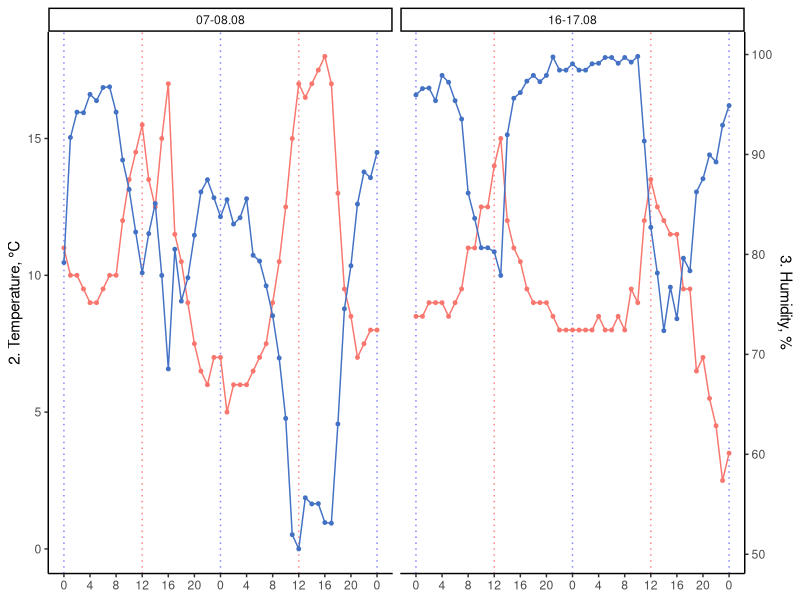
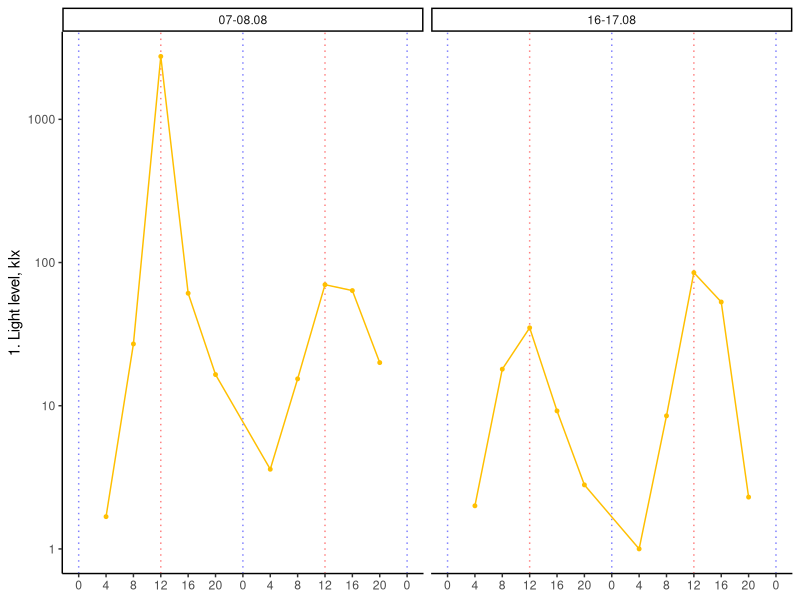
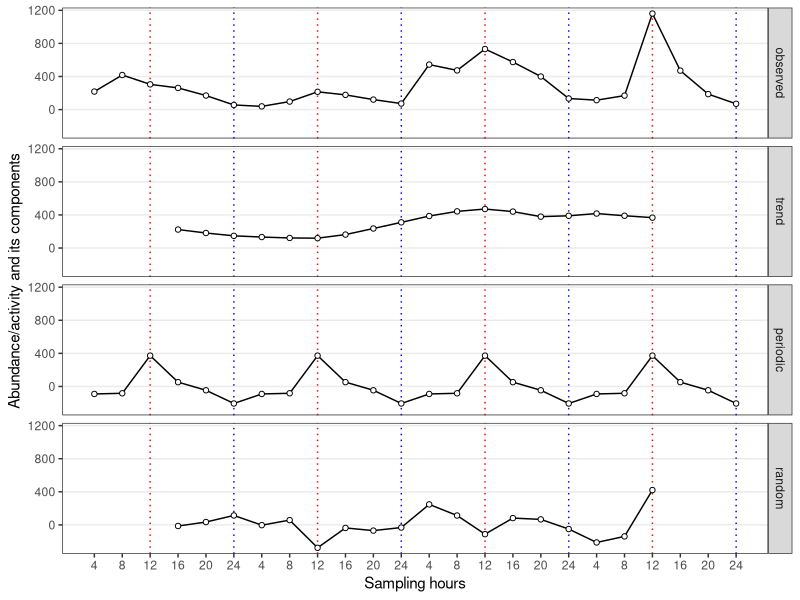
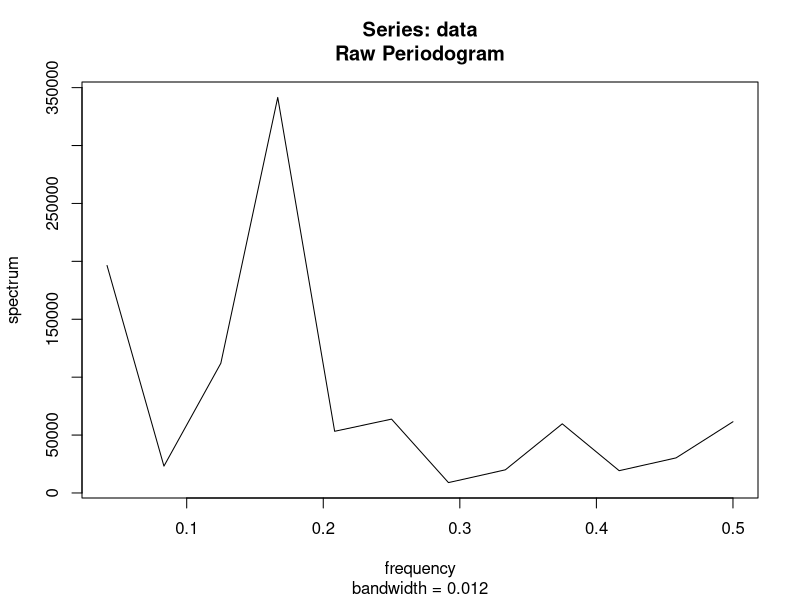
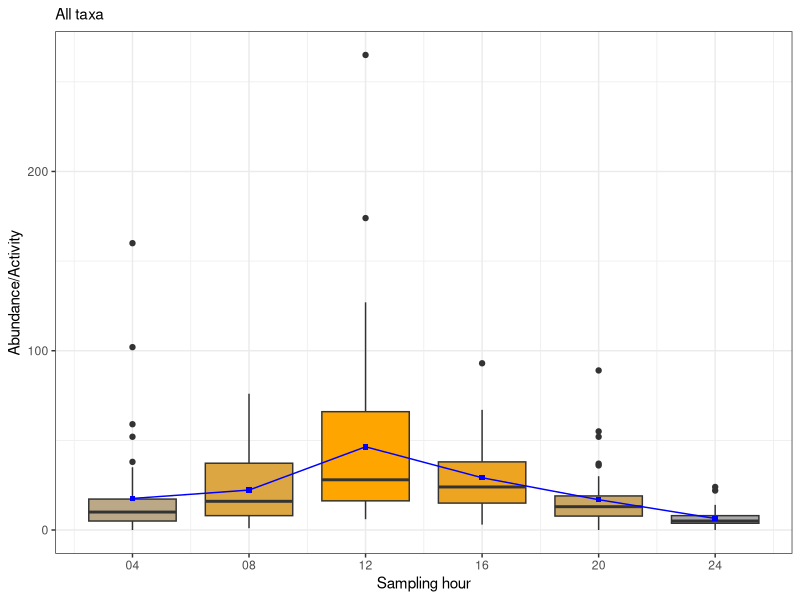
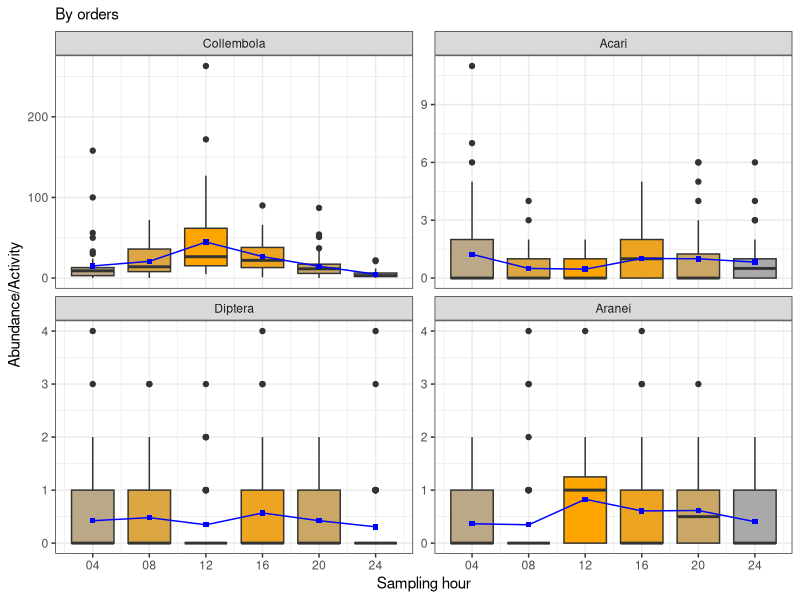
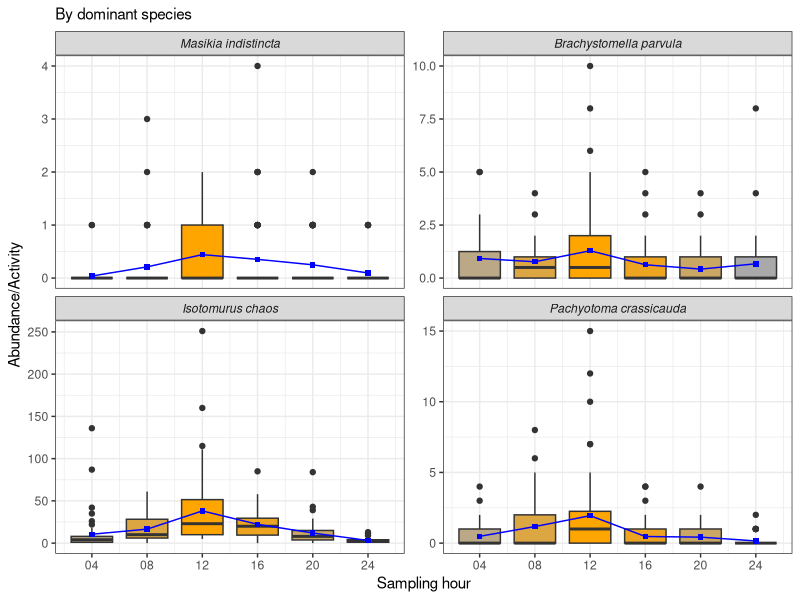
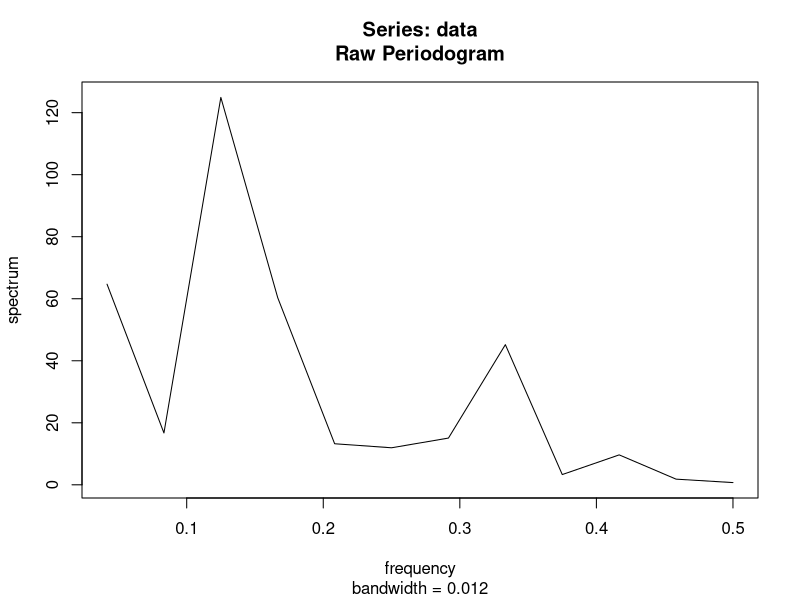

Write the R code that produced these figures, in order.
library(tidyverse)
theme_set(theme_bw() + theme(legend.position = "bottom"))

# custom functions --------------------------------------------------------
per2 <- function(data, periodicity_freq){
	data <- as.numeric(data)
	# Compute the power spectral density
	psd <- spec.pgram(data, log = "no", detrend = FALSE)

	# Compute the spectral density ratio (SDR)
	denom_freq_range <- c(periodicity_freq*0.9, periodicity_freq*1.1)
	
	denom_power <- mean(psd$spec[psd$freq >= denom_freq_range[1] | psd$freq <= denom_freq_range[2]])
	num_power <- psd$spec[abs(psd$freq - periodicity_freq) == min(abs(psd$freq - periodicity_freq))]
	sdr <- num_power/denom_power

	# Perform an F-test to test the significance of the SDR
	num_df <- 1
	denom_df <- psd$df
	num_mean <- num_power
	denom_mean <- denom_power
	f_stat <- (num_mean/denom_mean)/((num_df/num_mean)+(denom_df/denom_mean))
	p_val <- pf(f_stat, num_df, denom_df, lower.tail = FALSE)
	
	# Results
	list(x = data, total = sum(data), SDR = sdr, 
		F.statistic = f_stat, psd_df = psd$df, p.value = p_val)
}

decompress <- function(a){
    # Export decomposed time series as tibble columns
	var.name <- deparse(substitute(a))
	a |> 
		ts(frequency = 6) |> 
		decompose() |> 
		_[1:4] |> 
		as_tibble() |> 
		rename_with(~paste0(var.name, "_", .x))
}

# data load ---------------------------------------------------------------
loggers_raw <- readxl::read_excel("Data_28.04.2023.xlsx", 
		sheet = "logger_data", skip = 1)
loggers <- loggers_raw |>
	mutate(D = as.numeric(substr(D, 1, 2)), 
		  H = (floor(H/4)+1)*4) |>
	group_by(D, H) |>
	summarise_all(mean) |>
	ungroup() |>
	filter(D != 9, D != 18)

factors <- readxl::read_excel("Data_28.04.2023.xlsx", 
		sheet = "factors", range = "A2:E26") |>
	mutate(D = substr(str_squish(D), 1, 2), 
		  D = as.numeric(D), 
		  log_lux = log10(lux), .after = 2)
factors <- left_join(factors, loggers, by = c("D", "H")) 

df <- readxl::read_excel("Data_28.04.2023.xlsx", 
			    sheet = "animals", skip = 3) |>
	mutate_all(as.character) |>
	pivot_longer(names_to = "dt", values_to = "abu", -1:-2) |> 
	separate(dt, sep = "_", into = c("trap_id", "D", "h")) |> 
	separate(h , sep = "\\:", into = "H", extra = "drop") |> 
	mutate_at(c("trap_id", "D", "H", "abu"), as.numeric)

# Environmental variables graph -------------------------------------------
#library(ggh4x) # dendrograms as well
for_pic <- loggers_raw %>% 
    mutate(D = as.numeric(substr(D, 1,2))) %>% 
    left_join(select(factors, D, H, lux), by = c("D", "H")) %>% 
    mutate(H2 = case_when(D == 7 | D == 16 ~ H, 
                          D == 8 | D == 17 ~ H+24, 
                          TRUE ~ H+48), 
           cell1 = case_when(D < 15 ~ "07-08.08", TRUE ~ "16-17.08"),
           .after = H) %>% 
    select(D, H, H2, cell1, 
           `1. Light level, klx` = lux,
           `2. Temperature, °C` = temp_0cm, 
           `3. Humidity, %` = hum_rel
    )

b <- min(for_pic$`3. Humidity, %`)
for_pic <- for_pic %>% 
    mutate(`3. Humidity, %_2` = `3. Humidity, %`-b) 
a <- max(for_pic$`2. Temperature, °C`) / max(for_pic$`3. Humidity, %_2`)
for_pic <- for_pic %>% 
    mutate(`3. Humidity, %_3` = `3. Humidity, %_2`*a)

(p2_down <- for_pic %>% 
    ggplot(aes(x = H2)) + 
        # 
    geom_vline(xintercept = seq(12, 48, by = 24), color = "red", 
               linetype = "dotted", alpha = 0.5) +
    geom_vline(xintercept = seq(0, 48, by = 24), color = "blue", 
               linetype = "dotted", alpha = 0.5) +
        #
    geom_line(aes(y = `2. Temperature, °C`), color = "#F8766D") + 
    geom_point(aes(y = `2. Temperature, °C`), color = "#F8766D", size = 1) +
    geom_line(aes(y = `3. Humidity, %_3`), color = "#4371C4") +
    geom_point(aes(y = `3. Humidity, %_3`), color = "#4371C4", size = 1) +
    scale_y_continuous(
        sec.axis = sec_axis(trans=~./a+b, name="3. Humidity, %")) +
    facet_wrap(~cell1) + 
        #
    theme_classic() +
    theme(panel.grid.minor = element_blank(), 
          panel.grid.major = element_blank()) + 
    scale_x_continuous(breaks = seq(0, 48, by = 4), 
                       labels = c(rep(seq(0, 20, by = 4), 2), 0)) + 
        #
    labs(x = NULL))
ggsave("Fig.2 Environmental variables, down section_raw.pdf", 
       plot = p2_down, width = 7.305, height = 2.5)
(p2_top <- for_pic %>% 
    filter(`1. Light level, klx` > 0) %>% 
    ggplot(aes(H2, `1. Light level, klx`)) + 
    geom_vline(xintercept = seq(12, 48, by = 24), color = "red", 
                   linetype = "dotted", alpha = 0.5) +
    geom_vline(xintercept = seq(0, 48, by = 24), color = "blue", 
                   linetype = "dotted", alpha = 0.5) +
    geom_line(color = "#FFBF00") + 
    geom_point(color = "#FFBF00", size = 1) + 
    facet_wrap(~cell1) + 
    scale_y_log10() +
    theme_classic() +
    theme(panel.grid.minor = element_blank(), 
              panel.grid.major = element_blank()) + 
    scale_x_continuous(breaks = seq(0, 48, by = 4), 
                           labels = c(rep(seq(0, 20, by = 4), 2), 0)) + 
    labs(x = NULL))
ggsave("Fig.2 Environmental variables, top section_raw.pdf", 
       plot = p2_top, width = 7, height = 2.5)

# p2 <- gridExtra::grid.arrange(p2_top, p2_down, ncol = 1)
# ggsave("Fig.2 Environmental variables_raw.pdf", plot = p2, width = 7, height = 4.5)

# H1: is total activity periodic? -------------------------------------------------------
abu <- df %>% 
	filter(taxatype == "general") %>% 
	group_by(D, H) %>% 
	summarise(abu = sum(abu, na.rm = TRUE), .groups = "drop") %>% 
	pull(abu) %>% 
	ts(frequency = 6) %>% 
	decompose()

abu[c("x", "seasonal", "trend", "random")] %>% 
	as.data.frame() %>% 
	rename(observed = x, periodic = seasonal) %>% 
	mutate(dd = rep(1:(nrow(.)/6), each = 6), 
		  hh = rep(1:6, 4),
		  xx = paste0("d", dd, "_t", hh)) %>% 
	rownames_to_column("id") %>% 
	mutate(id = as.numeric(id), hh = as.factor(hh)) %>% 
	pivot_longer(names_to = "component", values_to = "val", -c("id", "xx", "dd", "hh")) %>% 
	mutate(component = factor(component,
						 levels = c("observed","trend", "periodic", "random"))) %>% 
	ggplot(aes(x = id, y = val)) +
	geom_vline(xintercept = (1:4)*6-3, color = "red", linetype = "dotted") +
	geom_vline(xintercept = (1:4)*6, color = "blue", linetype = "dotted") +
	geom_line() + 
	geom_point(shape = 21, fill = "white") +
	facet_grid(rows = vars(component)) + #, scales = "free") + 
	scale_x_continuous(breaks = 1:24, 
		labels = rep(1:6*4, 4)) + 
	theme(axis.text.x = element_text(angle = 0), 
		 panel.grid.minor = element_blank(), 
		 panel.grid.minor.y = element_blank(), 
		 panel.grid.major.x = element_blank()) +
	labs(x = "Sampling hours", y = "Abundance/activity and its components")

ggsave("Fig.3. Total abundance_raw.pdf", width = 7, height = 4)
# Time series of diurnal arthropods activity 
# and its components (trend, periodicity, residuals). 
# Red line marks noon, blue line marks midnights

per2(abu$x, 1/6)

# Signal to noise ratio is  > 4
# Н0 about non-periodicity is rejected with p<0.001 significance level

for_boxplots <- df %>% 
    filter(taxatype == "general") %>% 
    group_by(trap_id, D, H) %>% 
    summarise(abu = sum(abu), .groups = "drop") %>% 
    mutate(taxa = "All_taxa", .before = 1) %>% 
    rbind(select(df, -taxatype)) %>% 
    filter(taxa %in%  c("All_taxa", "Collembola", "Aranei", "Acari", "Diptera", 
        "Masikia indistincta","Brachystomella parvula (Schäffer, 1896)", 
        "Isotomurus chaos Potapov et Babenko, 2011", 
        "Pachyotoma crassicauda (Tullberg, 1871)")) %>% 
    separate(taxa, c("gen", "sp"), " ", extra = "drop") %>%
    mutate(taxa = case_when(is.na(sp) ~ gen, TRUE ~ paste0(gen, " ", sp)),
           taxa = fct_inorder(taxa, ordered = TRUE), 
           H2 = factor(H),
           H,
           .before = 1,
           .keep = "unused")

for_boxplots %>% 
    filter(taxa == "All_taxa") %>% 
    group_by(H) %>% 
    mutate(mean_abu = mean(abu)) %>% 
    ungroup() %>% 
    ggplot() + 
    geom_boxplot(aes(x = H, y = abu, group = H2, fill = H2)) +
    geom_line(aes(x = H, y = mean_abu), color = "blue") + 
    geom_point(aes(x = H, y = mean_abu), shape = 15, color = "blue") +
    theme(legend.position = "none") + 
    labs(x = "Sampling hour", y = "Abundance/Activity", 
         subtitle = "All taxa") +
    scale_x_continuous(breaks = 1:6*4,
                       labels = c("04", "08", "12", "16", "20","24")) +
    scale_fill_manual(values = colorRampPalette(c("darkgrey", "orange"))
                      (6)[c(2, 4, 6, 5, 3, 1)])
ggsave("Fig.4. Part A_raw.pdf", height = 3, width = 3)
# Average activity of terrestrial arthropods at different times of the day 1

for_boxplots %>% 
    filter(taxa %in% c("Collembola", "Aranei", "Acari", "Diptera")) %>% 
    group_by(taxa, H, H2) %>% 
    mutate(mean_abu = mean(abu)) %>% 
    ungroup() %>% 
    ggplot() + 
    geom_boxplot(aes(x = H, y = abu, group = H2, fill = H2)) +
    geom_line(aes(x = H, y = mean_abu), color = "blue") +
    geom_point(aes(x = H, y = mean_abu), shape = 15, color = "blue") +
    theme(legend.position = "none") + 
    labs(x = "Sampling hour", y = "Abundance/Activity", 
         subtitle = "By orders") +
    scale_x_continuous(breaks = 1:6*4,
                      labels = c("04", "08", "12", "16", "20","24")) +
    scale_fill_manual(values = colorRampPalette(c("darkgrey", "orange"))
                      (6)[c(2, 4, 6, 5, 3, 1)]) + 
    facet_wrap(~taxa, scales = "free_y")
ggsave("Fig.4. Part B_raw.pdf", height = 6, width = 6)
# Average activity of terrestrial arthropods at different times of the day 2

for_boxplots %>% 
    filter(taxa %in% c("Masikia indistincta",
                       "Brachystomella parvula", 
                       "Isotomurus chaos",
                       "Pachyotoma crassicauda")) %>% 
    group_by(taxa, H, H2) %>% 
    mutate(mean_abu = mean(abu)) %>% 
    ungroup() %>% 
    ggplot() + 
    geom_boxplot(aes(x = H, y = abu, group = H2, fill = H2)) +
    geom_line(aes(x = H, y = mean_abu), color = "blue") +
    geom_point(aes(x = H, y = mean_abu), shape = 15, color = "blue") +
    theme(legend.position = "none") + 
    labs(x = "Sampling hour", y = "Abundance/Activity", 
         subtitle = "By dominant species") +
    scale_x_continuous(breaks = 1:6*4,
                       labels = c("04", "08", "12", "16", "20","24")) +
    scale_fill_manual(values = colorRampPalette(c("darkgrey", "orange"))
                      (6)[c(2, 4, 6, 5, 3, 1)]) + 
    facet_wrap(~taxa, scales = "free_y") + 
    theme(strip.text = element_text(face = "italic"))
ggsave("Fig.4. Part C_raw.pdf", height = 6, width = 6)
# Average activity of terrestrial arthropods at different times of the day 3

# H#1 by taxa -------------------------------------------------------------
by_taxa <- df %>% 
	filter(taxatype == "general", taxa %in% c("Collembola", "Aranei", "Acari", "Diptera")) %>% 
	split(.$taxa) %>% 
	map(~.x %>% 
		group_by(D, H) %>% 
		summarise(abu = sum(abu, na.rm = TRUE), .groups = "drop") %>% 
		pull(abu) %>% 
		ts(frequency = 6) %>% 
		decompose()
	)
by_taxa %>% 
	transpose %>% 
	pluck("x") %>% 
	lapply(as.numeric) %>% 
	lapply(function(a){
		per2(a, 1/6)
	})

by_taxa %>% 
    lapply(function(a){
		cbind(
		    x = a$x, trend = a$trend, 
			seasonal = a$seasonal, random = a$random) %>% 
		as_tibble %>% 
		mutate_all(function(b){b/max(b, na.rm = TRUE)}) %>% 
		rownames_to_column("id") %>% 
		mutate(id = as.numeric(id))}) %>%  
	map_df(rbind, .id = "taxa") %>% 
	rename(observed = x, periodic = seasonal) %>% 
	pivot_longer(names_to = "component", values_to = "val", -1:-2) %>% 
	mutate(component = factor(component,
		levels = c("observed","trend", "periodic", "random"))) %>% 
	ggplot(aes(x = id, y = val, color = taxa)) +
	geom_vline(xintercept = (1:4)*6-3, color = "red", linetype = "dotted") +
	geom_vline(xintercept = (1:4)*6, color = "blue", linetype = "dotted") +
	geom_line() + 
	geom_point(shape = 21, fill = "white") +
	theme_bw() +
	facet_grid(rows = vars(component), scales = "free") + 
	scale_x_continuous(breaks = 1:24, labels = rep(1:6*4, 4)) + 
	theme(axis.text.x = element_text(angle = 0), 
		 panel.grid.minor = element_blank(), 
		 panel.grid.minor.y = element_blank(), 
		 panel.grid.major.x = element_blank(), 
		 legend.position = "bottom") +
	labs(x = "Sampling hours", y = "Abundance/activity and its components", 
		subtitle = "all variables are normalized to max = 1")
ggsave("Fig.5 Orders_raw.pdf", width = 7, height = 4.5)
# Time series of diurnal arthropods activity (by orders) 
# and its components (trend, periodicity, residuals). 
# Red line marks middays, blue line marks midnights. 
# Note: all raw variables data were normalized to max=1

# H#1 by dominant species  -------------------------------------------------------
dom_sp <- df %>%
	filter(taxa %in% c("Masikia indistincta",
		"Brachystomella parvula (Schäffer, 1896)", 
		#"Isotomurus stuxbergi (Tullberg, 1876)", # check
		#"Erigone psychrophila", # check
		"Isotomurus chaos Potapov et Babenko, 2011",
		"Pachyotoma crassicauda (Tullberg, 1871)")) %>% 
    separate(taxa, c("gen", "sp"), " ", extra = "drop") %>% 
	unite(taxa, gen, sp, sep = " ") %>% 
	split(.$taxa) %>% 
	map(~.x %>% 
	    	group_by(D, H) %>% 
	    	summarise(abu = sum(abu, na.rm = TRUE), .groups = "drop") %>% 
	        pull(abu) %>% 
	    	ts(frequency = 6) %>% 
	    	decompose()
	)
dom_sp %>% 
	transpose %>% 
	pluck("x") %>% 
	lapply(as.numeric) %>% 
	lapply(function(a){
		per2(a, 1/6)
	})

dom_sp %>% 
    lapply(function(a){
        cbind(x = a$x, trend = a$trend, 
              seasonal = a$seasonal, random = a$random) %>% 
            as_tibble %>% 
            mutate(random = random/max(x), 
                   seasonal = seasonal/max(x), 
                   trend = trend/max(x), 
                   x = x/max(x)) %>% 
            rownames_to_column("id") %>% 
            mutate(id = as.numeric(id))}) %>% 
    map_df(rbind, .id = "taxa") %>% 
    rename(observed = x, periodic = seasonal) %>% 
    pivot_longer(names_to = "component", values_to = "val", -1:-2) %>% 
    mutate(component = factor(component,
                              levels = c("observed","trend", "periodic", "random"))) %>% 
    ggplot(aes(x = id, y = val, color = taxa)) +
    geom_vline(xintercept = (1:4)*6-3, color = "red", linetype = "dotted") +
    geom_vline(xintercept = (1:4)*6, color = "blue", linetype = "dotted") +
    geom_line() + 
    geom_point(shape = 21, fill = "white") +
    theme_bw() +
    facet_grid(rows = vars(component), scales = "free") + 
    scale_x_continuous(breaks = 1:24, labels = rep(1:6*4, 4)) + 
    theme(axis.text.x = element_text(angle = 0), 
          panel.grid.minor = element_blank(), 
          panel.grid.minor.y = element_blank(), 
          panel.grid.major.x = element_blank(), 
          legend.text = element_text(face = "italic"),
          legend.position = "bottom") +
    labs(x = "Sampling hours", y = "Abundance/activity and its components", 
         subtitle = "Note: all variables are normalized to max=1")
ggsave("Fig.6 Dominant species_raw.pdf", width = 7, height = 4.5)
# Time series of arthropods dominant species 
# and its components (trend, periodicity, residuals). 
# Red line marks middays, blue line marks midnights. 
# Note: all raw variables data awere normalized to max=1

# predictors multicoll ---------------------------------------------------
factors[,-1:-2] %>% 
	cor(method = "spearman") %>% 
	round(2)

cor.val1 <- cor(factors[,-1:-3], method = "spearman")
cor.pval1 <- expand_grid(v1 = 4:10, v2 = 4:10) %>% 
	split(1:nrow(.)) %>% 
	lapply(function(a){
		p = cor.test(as_vector(factors[,a$v1]), as_vector(factors[,a$v2]), 
				   method = "spearman")
		data.frame(p = p$p.value, 
				 v1 = colnames(factors)[a$v1], 
				 v2 = colnames(factors)[a$v2])
	}) %>% 
	map_df(tibble) %>% 
	mutate(p = p.adjust(p, method = "BY")) %>% 
	pivot_wider(names_from = v2, values_from = p) %>% 
	column_to_rownames("v1") %>% 
	as.matrix()

colnames(cor.pval1) <- 
    rownames(cor.pval1) <- 
    colnames(cor.val1) <- 
    rownames(cor.val1) <- c(
        "light level", "wind_20cm", "wind_2m", "temperature_0cm", 
        "temperature_2m", "humidity_relative", "humidity_absolute"
    )

pdf("Fig.7. Factor_multicollin_raw.pdf", width = 4, height = 4)
corrplot::corrplot(
	corr = cor.val1, 
	p.mat = cor.pval1, 
	type="upper", 
	order = "original",
	diag = FALSE,
	col =  corrplot::COL2('RdYlBu', 10)[10:1], 
	sig.level = 0.05)
dev.off() 
# Spearman correlation matrix. 
# The Spearman coefficient value is shown on the scale on the right. 
# The significance level (α) = 0.05. 
# Statistically non-significant correlations are crossed out

# correlations ------------------------------------------------------------
df.forcor <- df %>% 
	filter(taxa %in% c("Collembola", "Aranei", "Acari", "Diptera")) %>% 
	group_by(D, H, taxa) %>% 
	summarise(abu = sum(abu), .groups = "drop") %>% 
	pivot_wider(names_from = taxa, values_from = abu) %>% 
    mutate(All = abu$x, .after = 2) 
df.forcor <- df %>%
    filter(taxa %in% c("Masikia indistincta",
                       "Brachystomella parvula (Schäffer, 1896)", 
                       "Isotomurus chaos Potapov et Babenko, 2011",
                       "Pachyotoma crassicauda (Tullberg, 1871)")) %>% 
    separate(taxa, c("gen", "sp"), " ", extra = "drop") %>% 
    mutate(gen = paste0(substr(gen, 1, 1), ".")) %>% 
    unite(taxa, gen, sp, sep = " ") %>% 
    group_by(D, H, taxa) %>% 
    summarise(abu = sum(abu), .groups = "drop") %>% 
    pivot_wider(names_from = taxa, values_from = abu) %>% 
    left_join(df.forcor, ., by = c("D", "H")) %>% 
    left_join(factors, by = c("D", "H")) %>% 
	select(-wind_2m, -temp_2m, -hum_abs, -log_lux)

cor.val2 <- cor(df.forcor[,12:15], df.forcor[,3:11], 
	method = "spearman")
cor.pval2 <- expand_grid(v1 = 12:15, v2 = 3:11) %>% 
	split(1:nrow(.)) %>% 
	lapply(function(a){
		p = cor.test(as_vector(df.forcor[,a$v1]), as_vector(df.forcor[,a$v2]), 
				   method = "spearman")
		data.frame(p = p$p.value, 
				 # est = p$estimate,
				 v1 = colnames(df.forcor[a$v1]),
				 v2 = colnames(df.forcor[,a$v2]))
	}) %>% 
	map_df(tibble) %>% 
	mutate(p = p.adjust(p, method = "BH")) %>% 
	pivot_wider(names_from = v2, values_from = p) %>% 
	column_to_rownames("v1") %>% 
	as.matrix()

rownames(cor.val2) <- 
    rownames(cor.pval2) <- 
    c("light level", "wind_20cm", "temperature_0cm", "humidity_relative")

pdf("Fig.8. Orders and factors_raw.pdf", height = 4)
corrplot::corrplot(
	corr = cbind(cbind(All = cor.val2[,1]), 
	             rep(NA, nrow(cor.val2)), 
	             cor.val2[,2:5], 
	             rep(NA, nrow(cor.val2)), 
	             cor.val2[,6:9]),
	p.mat = cbind(cbind(All = cor.pval2[,1]), 
	              rep(NA, nrow(cor.val2)), 
	              cor.pval2[,2:5], 
	              rep(NA, nrow(cor.val2)), 
	              cor.pval2[,6:9]), 
	type="full", 
	order = "original",
	na.label = " ",
	diag = TRUE,
	is.corr=FALSE,
	col =  corrplot::COL2('RdYlBu', 10)[10:1], 
	sig.level = 0.05)
dev.off()
# Correlation of taxa’ activity (including dominant species) 
# and measured factors by Spearman method. 
# The Spearman coefficient value is shown on the scale on the right. 
# The significance level (α) = 0.05. 
# Statistically non-significant correlations are crossed out

lst(cor1 = cor.val1, cor.pval1, cor2 = cor.val2, cor.pval2) %>% 
    map(~.x %>% 
        as.data.frame %>% 
        rownames_to_column(" ")) %>% 
    writexl::write_xlsx("correlations.xlsx")
